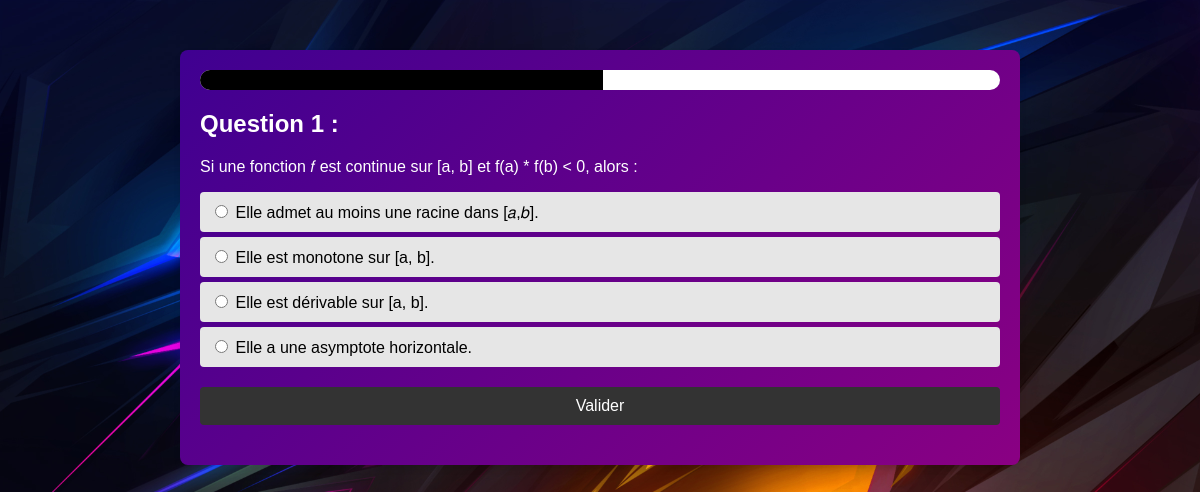
The app's page /deck.php?id_chapitre=5&id_deck=1 (signed in) with its own data.
### tables this page shows
CREATE TABLE IF NOT EXISTS `cartes` (
  `id_carte` int NOT NULL AUTO_INCREMENT,
  `question` text NOT NULL,
  `reponse_vrai` varchar(255) NOT NULL,
  `reponse_fausse1` varchar(255) NOT NULL,
  `reponse_fausse2` varchar(255) NOT NULL,
  `reponse_fausse3` varchar(255) NOT NULL,
  `id_deck` int NOT NULL,
  `id_chapitre` int NOT NULL,
  PRIMARY KEY (`id_carte`),
  KEY `id_deck` (`id_deck`),
  KEY `id_chapitre` (`id_chapitre`)
);

### deck.php (the view, shortened to what this page needs)
<?php
$bdd = new PDO('mysql:host=localhost;dbname=account_app;charset=utf8', 'root', '');
if (isset($_GET['id_chapitre']) && isset($_GET['id_deck'])) {
    $id_chapitre = intval($_GET['id_chapitre']);
    $id_deck = intval($_GET['id_deck']);
    if (!isset($_SESSION['questions']) || $_SESSION['current_question'] === null) {
        $reqCartes = $bdd->prepare('SELECT * FROM cartes WHERE id_chapitre = ? AND id_deck = ? ORDER BY RAND() LIMIT 10');
        $reqCartes->execute([$id_chapitre, $id_deck]);
        $_SESSION['questions'] = $reqCartes->fetchAll();
    }
    $questions = $_SESSION['questions'];
    $current_question_index = $_SESSION['current_question'];
    $current_question = $questions[$current_question_index];
}
?>
<!DOCTYPE html>
<html lang="fr">
<head>
</head>
<body>
    <div class="container">
        <div class="progress-bar">
            <div class="progress"></div>
        </div>
        <div class="question">
            <h2>Question <?php echo $current_question_index + 1; ?> :</h2>
            <p><?php echo htmlspecialchars($current_question['question']); ?></p>
            <form method="POST">
                <div class="answers">
                    <?php
                    $reponses = [
                        htmlspecialchars($current_question['reponse_vrai']),
                        htmlspecialchars($current_question['reponse_fausse1']),
                        htmlspecialchars($current_question['reponse_fausse2']),
                        htmlspecialchars($current_question['reponse_fausse3']),
                    ];
                    shuffle($reponses);
                    ?>
                    <?php foreach ($reponses as $reponse): ?>
                        <label>
                            <input type="radio" name="reponse" value="<?php echo $reponse; ?>" required>
                            <?php echo $reponse; ?>
                        </label>
                    <?php endforeach; ?>
                </div>
                <button type="submit" class="submit-button">Valider</button>
            </form>
        </div>
    </div>
</body>
</html>

### records on screen
cartes: question "Si une fonction 𝑓 est continue sur [a, b] et f(a) * f(b) < 0, alors :", reponse_vrai "Elle admet au moins une racine dans [𝑎,𝑏].", reponse_fausse2 "Elle est monotone sur [a, b].", reponse_fausse1 "Elle est dérivable sur [a, b].", reponse_fausse3 "Elle a une asymptote horizontale."

### other values on screen
$current_question_index + 1 "1"
